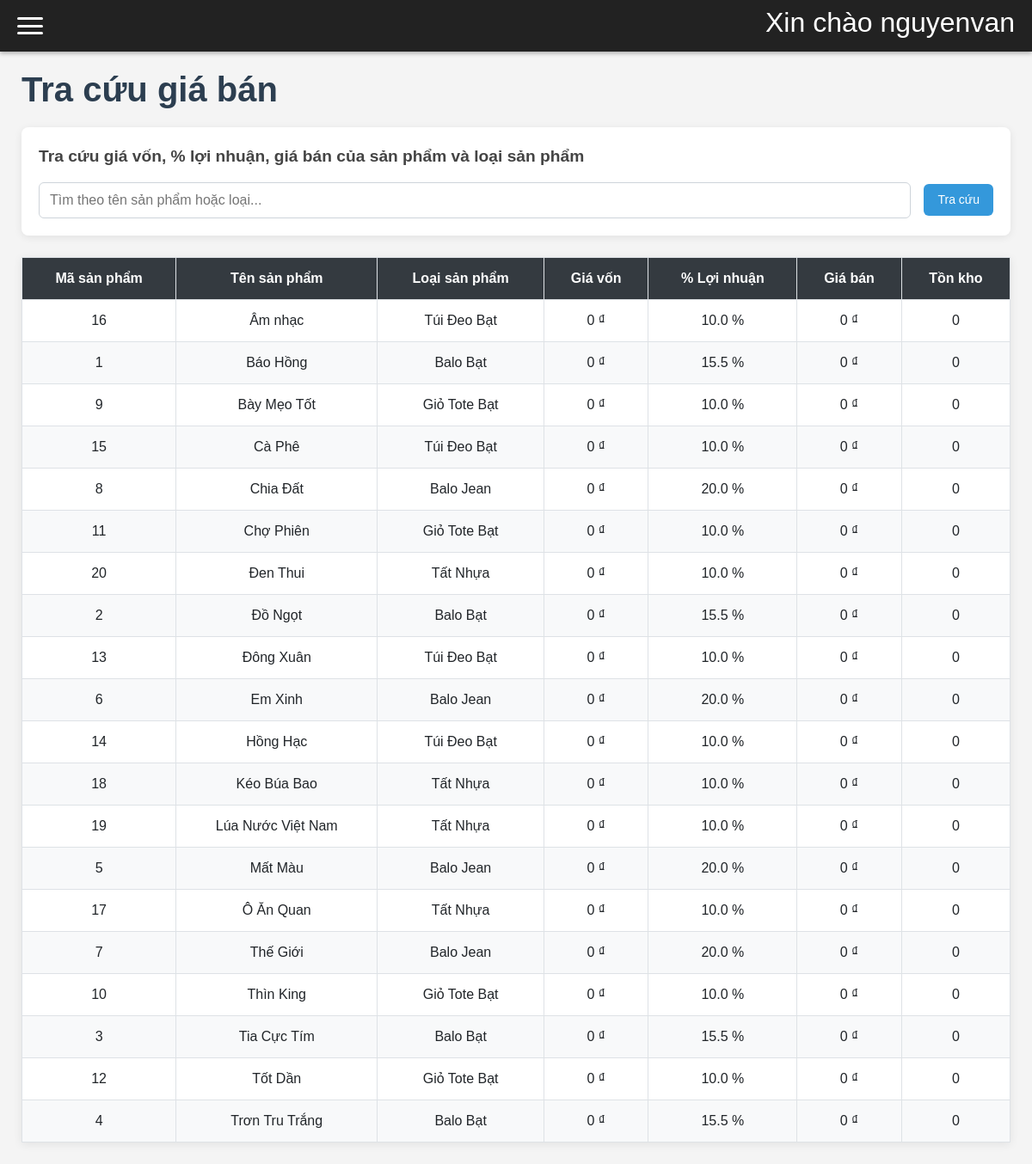
Page /admin.php?page=giaban_tracuu (signed in) on the committed database.
### tables this page shows
CREATE TABLE sanpham(
    masp int auto_increment primary key not null,
    tensp varchar(225) not null,
    hientrang varchar(20) not null,
    donvitinh varchar(20) not null,
    motasp varchar(225) not null,
    soluongtontheolo int not null DEFAULT 0,
    hinhanh varchar(225) not null,
    phantramloinhuanmongmuon float not null check(phantramloinhuanmongmuon > 0),
    giavon float not null DEFAULT 0,
    giabandexuat float not null DEFAULT 0,
    maloai varchar(20),
    foreign key (maloai) references loai(maloai)
);

### giaban_tracuu.php (the view, shortened to what this page needs)
<?php
require_once 'db.php';
$keyword = trim($_GET['keyword'] ?? '');
$sql = "
    SELECT
        sp.masp,
        sp.tensp,
        COALESCE(l.tenloai, 'Chưa phân loại') AS tenloai,
        sp.giavon,
        sp.phantramloinhuanmongmuon,
        sp.giabandexuat,
        sp.soluongtontheolo
    FROM sanpham sp
    LEFT JOIN loai l ON sp.maloai = l.maloai
    WHERE 1=1
";
$sql .= " ORDER BY sp.tensp ASC";
$stmt = mysqli_prepare($conn, $sql);
mysqli_stmt_execute($stmt);
$result = mysqli_stmt_get_result($stmt);
$sanphams = [];
while ($row = mysqli_fetch_assoc($result)) {
    $sanphams[] = $row;
}
?>
<!DOCTYPE html>
<html lang="vi">
<head>
    <link href="https://cdn.jsdelivr.net/npm/bootstrap@5.3.3/dist/css/bootstrap.min.css" rel="stylesheet">
</head>
<body>
    <h1>Tra cứu giá bán</h1>
    <div class="filter-container">
        <div class="filter-title">Tra cứu giá vốn, % lợi nhuận, giá bán của sản phẩm và loại sản phẩm</div>
        <form method="get" action="admin.php" class="filter-form">
            <div class="filter-group">
                <input type="text"
                       name="keyword"
                       class="filter-input"
                       placeholder="Tìm theo tên sản phẩm hoặc loại..."
                       value="<?= htmlspecialchars($keyword) ?>">
            </div>
            <button type="submit" class="btn-filter">Tra cứu </button>
        </form>
    </div>
    <table>
        <thead>
            <tr>
                <th>Mã sản phẩm</th>
                <th>Tên sản phẩm</th>
                <th>Loại sản phẩm</th>
                <th>Giá vốn</th>
                <th>% Lợi nhuận</th>
                <th>Giá bán</th>
                <th>Tồn kho</th>
            </tr>
        </thead>
        <tbody>
            <?php if (empty($sanphams)): ?>
                <tr>
                    <td colspan="7" style="text-align:center; padding:30px; color:#777;">
                        Không tìm thấy sản phẩm nào phù hợp.
                    </td>
                </tr>
            <?php else: ?>
                <?php foreach ($sanphams as $sp): ?>
                <tr>
                    <td data-label="Mã sản phẩm"><?= htmlspecialchars($sp['masp']) ?></td>
                    <td data-label="Tên sản phẩm" class="text-left"><?= htmlspecialchars($sp['tensp']) ?></td>
                    <td data-label="Loại sản phẩm" class="text-left"><?= htmlspecialchars($sp['tenloai']) ?></td>
                    <td data-label="Giá vốn"><?= number_format($sp['giavon']) ?> ₫</td>
                    <td data-label="% Lợi nhuận"><?= number_format($sp['phantramloinhuanmongmuon'], 1) ?> %</td>
                    <td data-label="Giá bán"><?= number_format($sp['giabandexuat']) ?> ₫</td>
                    <td data-label="Tồn kho"><?= number_format($sp['soluongtontheolo']) ?></td>
                </tr>
                <?php endforeach; ?>
            <?php endif; ?>
        </tbody>
    </table>
</body>
</html>

### admin.php (style rules this page uses)
* { margin: 0; padding: 0; box-sizing: border-box; }
body { font-family: Arial, sans-serif; background: #f4f4f4; min-height: 100vh; }

### giaban_tracuu.php (style rules this page uses)
body { font-family: Arial, sans-serif; background: #f4f4f4; min-height: 100vh; margin: 0; }
h1 { color: #2c3e50; margin-bottom: 20px; font-weight: bold; }
.filter-container { background: white; padding: 20px; border-radius: 8px; box-shadow: 0 2px 10px rgba(0,0,0,0.08); margin-bottom: 25px; }
.filter-title { font-size: 1.2rem; font-weight: 600; margin-bottom: 15px; color: #444; }
.filter-form { display: flex; flex-wrap: wrap; gap: 15px; align-items: flex-end; }
.filter-group { flex: 1; min-width: 220px; }
.filter-input { width: 100%; padding: 8px 12px; border: 1px solid #ced4da; border-radius: 6px; font-size: 1rem; }
.btn-filter { display: inline-block; padding: 8px 16px; background: #3498db; color: white; border-radius: 6px; text-decoration: none; font-size: 14px; border: none; cursor: pointer; transition: 0.2s; margin-bottom: 3px; }
table { width: 100%; border-collapse: collapse; background: white; box-shadow: 0 2px 10px rgba(0,0,0,0.08); margin-top: 20px; }
table th, table td { padding: 12px 15px; border: 1px solid #dee2e6; text-align: center; }
table th { background: #343a40; color: white; }
table tr:nth-child(even) { background: #f8f9fa; }

### rows in the picture
sanpham: masp "16", tensp "Âm nhạc", tenloai "Túi Đeo Bạt", giavon "0", phantramloinhuanmongmuon "10.0", giabandexuat "0", soluongtontheolo "0"
sanpham: masp "1", tensp "Báo Hồng", tenloai "Balo Bạt", giavon "0", phantramloinhuanmongmuon "15.5", giabandexuat "0", soluongtontheolo "0"
sanpham: masp "9", tensp "Bày Mẹo Tốt", tenloai "Giỏ Tote Bạt", giavon "0", phantramloinhuanmongmuon "10.0", giabandexuat "0", soluongtontheolo "0"
sanpham: masp "15", tensp "Cà Phê", tenloai "Túi Đeo Bạt", giavon "0", phantramloinhuanmongmuon "10.0", giabandexuat "0", soluongtontheolo "0"
sanpham: masp "8", tensp "Chia Đất", tenloai "Balo Jean", giavon "0", phantramloinhuanmongmuon "20.0", giabandexuat "0", soluongtontheolo "0"
sanpham: masp "11", tensp "Chợ Phiên", tenloai "Giỏ Tote Bạt", giavon "0", phantramloinhuanmongmuon "10.0", giabandexuat "0", soluongtontheolo "0"
sanpham: masp "20", tensp "Đen Thui", tenloai "Tất Nhựa", giavon "0", phantramloinhuanmongmuon "10.0", giabandexuat "0", soluongtontheolo "0"
sanpham: masp "2", tensp "Đồ Ngọt", tenloai "Balo Bạt", giavon "0", phantramloinhuanmongmuon "15.5", giabandexuat "0", soluongtontheolo "0"
sanpham: masp "13", tensp "Đông Xuân", tenloai "Túi Đeo Bạt", giavon "0", phantramloinhuanmongmuon "10.0", giabandexuat "0", soluongtontheolo "0"
sanpham: masp "6", tensp "Em Xinh", tenloai "Balo Jean", giavon "0", phantramloinhuanmongmuon "20.0", giabandexuat "0", soluongtontheolo "0"
sanpham: masp "14", tensp "Hồng Hạc", tenloai "Túi Đeo Bạt", giavon "0", phantramloinhuanmongmuon "10.0", giabandexuat "0", soluongtontheolo "0"
sanpham: masp "18", tensp "Kéo Búa Bao", tenloai "Tất Nhựa", giavon "0", phantramloinhuanmongmuon "10.0", giabandexuat "0", soluongtontheolo "0"
sanpham: masp "19", tensp "Lúa Nước Việt Nam", tenloai "Tất Nhựa", giavon "0", phantramloinhuanmongmuon "10.0", giabandexuat "0", soluongtontheolo "0"
sanpham: masp "5", tensp "Mất Màu", tenloai "Balo Jean", giavon "0", phantramloinhuanmongmuon "20.0", giabandexuat "0", soluongtontheolo "0"
sanpham: masp "17", tensp "Ô Ăn Quan", tenloai "Tất Nhựa", giavon "0", phantramloinhuanmongmuon "10.0", giabandexuat "0", soluongtontheolo "0"
sanpham: masp "7", tensp "Thế Giới", tenloai "Balo Jean", giavon "0", phantramloinhuanmongmuon "20.0", giabandexuat "0", soluongtontheolo "0"
sanpham: masp "10", tensp "Thìn King", tenloai "Giỏ Tote Bạt", giavon "0", phantramloinhuanmongmuon "10.0", giabandexuat "0", soluongtontheolo "0"
sanpham: masp "3", tensp "Tia Cực Tím", tenloai "Balo Bạt", giavon "0", phantramloinhuanmongmuon "15.5", giabandexuat "0", soluongtontheolo "0"
sanpham: masp "12", tensp "Tốt Dần", tenloai "Giỏ Tote Bạt", giavon "0", phantramloinhuanmongmuon "10.0", giabandexuat "0", soluongtontheolo "0"
sanpham: masp "4", tensp "Trơn Tru Trắng", tenloai "Balo Bạt", giavon "0", phantramloinhuanmongmuon "15.5", giabandexuat "0", soluongtontheolo "0"

### other values in the picture
$_SESSION['admin'] "nguyenvan"
